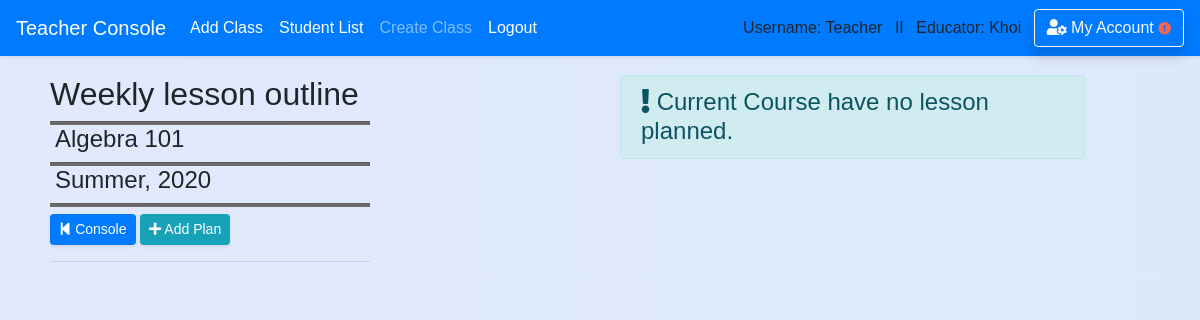
/teacher/lesson_plan/1/ (signed in), run on the app's committed database.
### school_app/models.py (models this page shows)
class Course(models.Model):
    course_number = models.CharField(max_length=20,default='12345678')
    abbreviated_title = models.CharField(max_length=150,default='')
    course_title = models.CharField(max_length=250,default='') #,unique=True)
    maximum_credit = models.CharField(max_length=10,default='')
    semester = models.CharField(max_length=50,default='')
    year = models.CharField(max_length=4,default='')
    teacher_name = models.CharField(max_length=50,default='')
    description = models.CharField(max_length=450,default='')
    is_archive = models.BooleanField(default=False)
    department = models.ForeignKey('Department',blank=True, null=True, on_delete = models.SET_NULL, related_name='belong_in_department')
    teacher = models.ForeignKey('Teacher',blank=True, null=True, on_delete = models.SET_NULL, related_name='course_by_teacher')
    create_date = models.DateField(auto_now_add=True , blank=True,null=True,)

### school_app/views_logged.py (the view)
# urls.py: path('teacher/lesson_plan/<int:course_id>/',views_logged.lesson_plan, name='view_lesson_plan'),
@require_http_methods(["GET"])
def lesson_plan(request,course_id=None): #list all lesson plan created
    if is_login(request) == False:
        return redirect('/login')
    if is_login(request) == True:
        if request.user.profile.is_teacher == False:
            messages.warning(request, "You don't have Instructor's Privilege!")
            return redirect('/')
        course = Course.objects.filter(id=course_id).first()
        lesson_plan = Lesson_plan.objects.filter(course=course)
        return render(request,'teacher/lesson_plan/view_weekly_lesson_plan.html',
        {'course':course,'lesson_plan':lesson_plan})

### school_app/views_functions.py (called while the page is built)
def is_login(request):
    if not request.user.is_authenticated:
        messages.warning(request, "Please Login or Create an Account.")
        return False
    return True

### school_app/templates/teacher/lesson_plan/view_weekly_lesson_plan.html (shortened to what this page needs)
{% extends 'base.html' %}
{% block content %}
<div class='content'>
  <div class="container-fuild form-row" style='width:100%'>
    <div class="col-md-6">
        <div style="width: 320px">
        <h2>Weekly lesson outline</h2>
        <hr class='hr-line'/>
        <h4 style='padding-left: 5px'>{{ course.course_title }}</h4>
        <hr class='hr-line'/>
        <h4 style='padding-left: 5px'>{{ course.semester }}, {{ course.year }}</h4>
        <hr class='hr-line'/>
        <a href='{% url "teacher" %}' class="btn btn-sm btn-primary shadow-sm" ><i class="fas fa-step-backward"></i> Console</a></a>
        <a href='{% url "add_lesson_plan" course_id=course.id %}' class="btn btn-info btn-sm shadow-sm" role="button"><i class="fas fa-plus"></i> Add Plan</a>
        <hr/>
    </div></div>
    <div class="col-md-5">
        {% if lesson_plan %}
    </div></div>
        <div class='mr-2'>
          <table class="table table-hover table-bordered  shadow">
            <thead class='table-primary'>
            <tr>
              <th scope="col"style="width: 8%">Week #</th>
              <th scope="col">Start Date</th>
              <th scope="col">Agenda</th>
              <th scope="col">View Schedule</th>
              <th scope="col">Edit Schedule</th>
              <th scope="col" style="width: 8%">Delete</th>
            </tr>
            </thead>
            <tbody>
        {% for lesson in lesson_plan %}
            <tr>
              <th scope="row">{{ lesson.week_number }}</th>
              <td>{{ lesson.monday_date }}</td>
              <td>{{ lesson.agenda}}</td>
              <td>
                <a href='{% url "weekly_lesson_plan" lesson_plan_id=lesson.id  %}'><i class="fas fa-th-list"></i></a>
              </td>
              <td>
                <a href='{% url "edit_lesson_plan" lesson_plan_id=lesson.id  %}'><i class="fas fa-edit"></i></a>
              </td>
              <td>
                <form action='/teacher/lesson_plan/delete_lesson_plan/' method='post'>{% csrf_token %}
                  <input type='hidden' name='lesson_plan_id'value='{{ lesson.id }}'/>
                  <button type='submit' style='border:none;background:none;cursor: pointer;cursor: hand;'>
                    <i style='color:red' class="fas fa-trash test" data-toggle="popover" data-placement="top" data-trigger="hover" data-content="Alert!"></i>
                  </button>
                </form>
              </td>
            </tr>
        {% endfor %}
            </tbody>
          </table>
        </div>
        {% else %}
        <h4><div class="alert-inherit alert-info" role="alert"><i class="fas fa-exclamation"></i> Current Course have no lesson planned. </div></h4>
        {% endif %}
        <br><br>
</div>
{% endblock %}

### school_app/templates/base.html (shortened to what this page needs)
<!doctype html>
<html>
    <head>
{% load static %}
        <link rel="stylesheet" type="text/css" href="{% static 'school_app/style.css' %}" />
        <link rel="stylesheet" href="https://stackpath.bootstrapcdn.com/bootstrap/4.1.0/css/bootstrap.min.css">
        <link rel="stylesheet" href="https://use.fontawesome.com/releases/v5.0.13/css/all.css">
    </head>
{% if request.user.profile.is_teacher %}
  <body class='body-teacher'>
{% else %}
  <body>
{% endif %}<header>
<nav class="navbar navbar-expand-lg navbar-dark bg-primary shadow-sm fixed-top">
    <a class="navbar-brand" href="/teacher">Teacher Console</a>
    <div class="navbar-collapse collapse show" id="navbarColor02" style="">
      <ul class="navbar-nav mr-auto">
        <li class="nav-item active">
          <a class="nav-link" href="/teacher/add_class">Add Class<span class="sr-only">(current)</span></a>
        </li>
        <li class="nav-item active">
          <a class="nav-link" href="/teacher/student_list">Student List<span class="sr-only">(current)</span></a>
        </li>
        <li class="nav-item">
          <a class="nav-link" href="/teacher/add_class">Create Class</a>
        </li>
        <li class="nav-item active">
          <a class="nav-link" href="{% url 'logout' %}">Logout</a>
        </li>
      </ul>
      {% if request.user.username %}
          Username: {{ request.user.username }} &ensp;II&ensp;
      {% endif %}
      {% if request.user.profile.is_teacher %}
          Educator: {{request.user.first_name}} &ensp;
      {% endif %}
      <a href='/account_management/' class='btn btn-outline-light shadow'>
         <i class="fas fa-user-cog"></i> My Account
      {% if user.profile.home_address == '' or user.profile.phone_number == '' or user.profile.emergency_contact == '' or user.email == '' or user.profile.birth_date == '' %}
        <i class="fas fa-exclamation-circle small" style='color:tomato'></i>
      {% endif %}
      </a>
    </div>
  </nav>
    </header>
    <div class='' style='padding-top:45px'>
    {% block content %}
    {% endblock %}
    </div>
</body>
</html>

### school_app/static/school_app/style.css (style rules this page uses)
.body-teacher { font-family:sans-serif; background: linear-gradient(to right, #e0eafc, #cfdef3); background-size: 600% 100%; }
.content { padding-top: 30px; padding-left:50px; padding-right:10px; }
.hr-line { height: 1px; background-color: dimgrey; padding: 1px; margin: 0px; }
.alert-inherit { position:relative;padding:.75rem 1.25rem;margin-bottom:1rem;border:1px solid transparent;border-radius:.25rem; display:inline-block; }

### school_app/templates/base.html (style rules this page uses)
form,h1,ul { padding-left: 30px; padding-right:20px; }

### data on the page
Course: course_title "Algebra 101", semester "Summer", year "2020"

### other printed values
{{ request.user.username }} "Teacher"
{{ request.user.first_name }} "Khoi"
